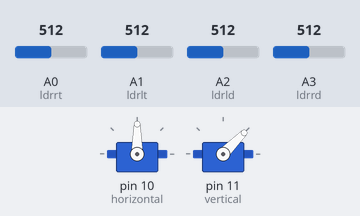
Simulated run of this sketch. Board: Arduino Uno, built with avr-gcc and run on an emulated ATmega328P. Parts: 2 × servo. The inputs (shaded band) are chosen by the test bench; at power-on: A0 (ldrrt) = 512, A1 (ldrlt) = 512, A2 (ldrld) = 512, A3 (ldrrd) = 512.

Above: at 3.7 s.
3.8 s: A0 (ldrrt) set to 679
5.3 s: A0 (ldrrt) set to 703
At 5.45 s:
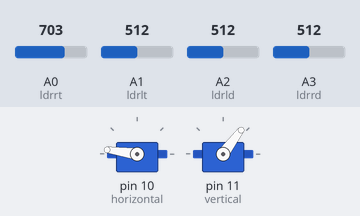
At 6.07 s:
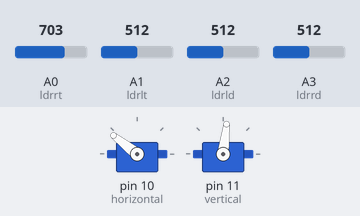
8.3 s: A1 (ldrlt) set to 153
10.0 s: A1 (ldrlt) set to 125
At 12.9 s:
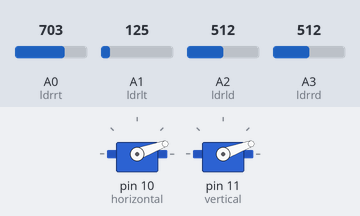
13.0 s: A1 (ldrlt) set to 488
14.5 s: A1 (ldrlt) set to 520
At 17.8 s:
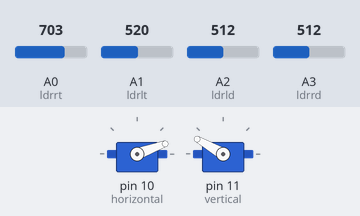
Timing chart, 0 to 18.5 s (numbered marks = the images above; inputs shaded):
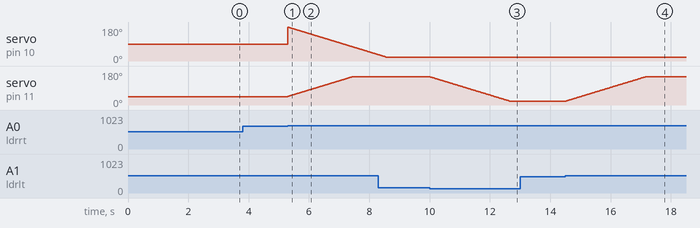

Measured:
- the behaviour switches between 693 and 694 on A0 (ldrrt) (found by bisection; images 0 and 1)
- the behaviour switches between 141 and 140 on A1 (ldrlt) (found by bisection; images 2 and 3)
- the behaviour switches between 502 and 503 on A1 (ldrlt) (found by bisection; images 3 and 4)
- after the input at 3.8 s, every drawn part: stays the same
- after the input at 5.3 s, servo on pin 11 (vertical): moves from 45° to 150° over 2.1 s, starting at once
- after the input at 10.0 s, servo on pin 11 (vertical): moves from 150° to 20° over 2.7 s, starting at once
- after the input at 13.0 s, every drawn part: stays the same
- after the input at 14.5 s, servo on pin 11 (vertical): moves from 20° to 150° over 2.7 s, starting at once

The sketch:

LDR-Based-Solar-Tracker.ino
```cpp
#include <Servo.h>  // Include the Servo library to control servo motors

// Declare Servo objects for horizontal and vertical control
Servo horizontal;
int servohori = 180;  // Initial horizontal servo position
int servohoriLimitHigh = 160;  // Upper limit for horizontal servo
int servohoriLimitLow = 20;    // Lower limit for horizontal servo

Servo vertical;
int servovert = 45;   // Initial vertical servo position
int servovertLimitHigh = 150;  // Upper limit for vertical servo
int servovertLimitLow = 20;    // Lower limit for vertical servo

// Define analog pins connected to LDRs (Light Dependent Resistors)
int ldrlt = A1; // Top-left LDR
int ldrrt = A0; // Top-right LDR
int ldrld = A2; // Bottom-left LDR
int ldrrd = A3; // Bottom-right LDR

void setup() {
  Serial.begin(9600);          // Initialize serial communication at 9600 bps
  horizontal.attach(10);       // Attach horizontal servo to digital pin 10
  vertical.attach(11);         // Attach vertical servo to digital pin 11

  // Set initial positions for both servos
  horizontal.write(90);        // Center horizontal servo
  vertical.write(45);          // Set vertical servo to a slightly downward position
  delay(2500);                 // Wait for servos to reach position
}

void loop() {
  // Read analog values from all four LDRs
  int lt = analogRead(ldrlt); // Top-left
  int rt = analogRead(ldrrt); // Top-right
  int ld = analogRead(ldrld); // Bottom-left
  int rd = analogRead(ldrrd); // Bottom-right

  int dtime = 20;  // Delay between each adjustment (ms)
  int tol = 90;    // Tolerance threshold for light difference

  // Calculate average light intensity for top, bottom, left, and right
  int avt = (lt + rt) / 2; // Average top
  int avd = (ld + rd) / 2; // Average bottom
  int avl = (lt + ld) / 2; // Average left
  int avr = (rt + rd) / 2; // Average right

  // Determine difference between top-bottom and left-right
  int dvert = avt - avd;   // Vertical light difference
  int dhoriz = avl - avr;  // Horizontal light difference

  // Adjust vertical servo if vertical difference exceeds tolerance
  if (abs(dvert) > tol) {
    if (avt > avd) {
      servovert++;
      if (servovert > servovertLimitHigh) servovert = servovertLimitHigh;
    } else {
      servovert--;
      if (servovert < servovertLimitLow) servovert = servovertLimitLow;
    }
    vertical.write(servovert);  // Move vertical servo
  }

  // Adjust horizontal servo if horizontal difference exceeds tolerance
  if (abs(dhoriz) > tol) {
    if (avl > avr) {
      servohori++;
      if (servohori > servohoriLimitHigh) servohori = servohoriLimitHigh;
    } else {
      servohori--;
      if (servohori < servohoriLimitLow) servohori = servohoriLimitLow;
    }
    horizontal.write(servohori);  // Move horizontal servo
  }

  delay(dtime);  // Small delay before next loop iteration
}

// Optional function to calibrate servo movement across full range
void calibrateServos(int delayTime) {
  Serial.println("Calibrating Servos...");

  // Move horizontal servo from low to high and back
  for (int pos = servohoriLimitLow; pos <= servohoriLimitHigh; pos++) {
    horizontal.write(pos);
    delay(delayTime);
  }
  for (int pos = servohoriLimitHigh; pos >= servohoriLimitLow; pos--) {
    horizontal.write(pos);
    delay(delayTime);
  }

  // Move vertical servo from low to high and back
  for (int pos = servovertLimitLow; pos <= servovertLimitHigh; pos++) {
    vertical.write(pos);
    delay(delayTime);
  }
  for (int pos = servovertLimitHigh; pos >= servovertLimitLow; pos--) {
    vertical.write(pos);
    delay(delayTime);
  }

  // Return to initial positions
  horizontal.write(180);
  vertical.write(45);
  Serial.println("Calibration Complete!");
}
```
